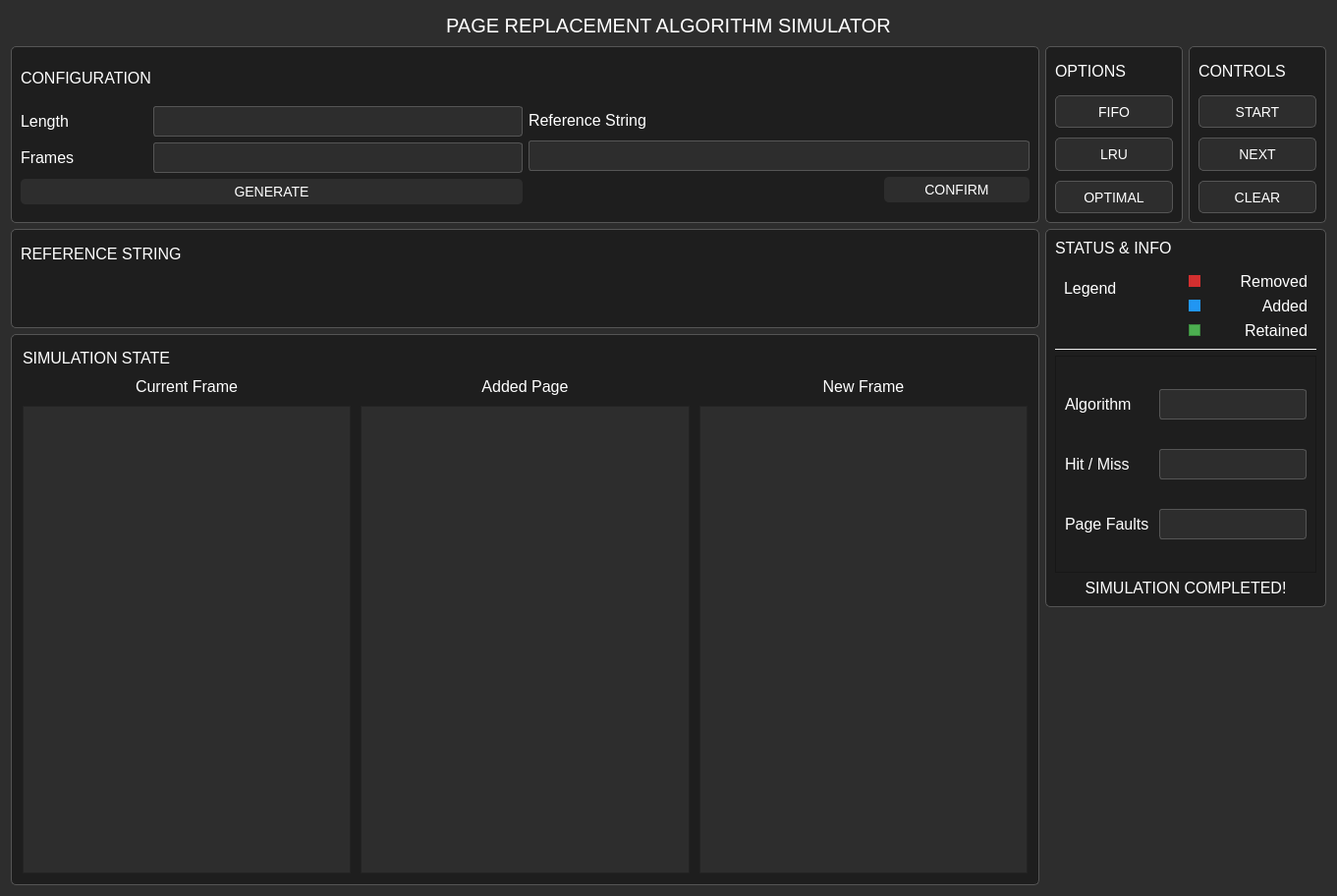
<?xml version="1.0" encoding="UTF-8"?>
<ui version="4.0">
 <class>MainWindow</class>
 <widget class="QDialog" name="MainWindow">
  <property name="geometry">
   <rect>
    <x>0</x>
    <y>0</y>
    <width>1361</width>
    <height>912</height>
   </rect>
  </property>
  <property name="sizePolicy">
   <sizepolicy hsizetype="Expanding" vsizetype="Expanding">
    <horstretch>0</horstretch>
    <verstretch>0</verstretch>
   </sizepolicy>
  </property>
  <property name="minimumSize">
   <size>
    <width>800</width>
    <height>600</height>
   </size>
  </property>
  <property name="windowTitle">
   <string>Page Replacement Simulator</string>
  </property>
  <property name="autoFillBackground">
   <bool>false</bool>
  </property>
  <property name="styleSheet">
   <string notr="true">background-color: #2d2d2d;</string>
  </property>
  <layout class="QGridLayout" name="gridLayout_9">
   <item row="0" column="0" colspan="3">
    <widget class="QLabel" name="label_9">
     <property name="maximumSize">
      <size>
       <width>16777215</width>
       <height>30</height>
      </size>
     </property>
     <property name="styleSheet">
      <string notr="true">color: white;
font-size: 20px;
</string>
     </property>
     <property name="text">
      <string>PAGE REPLACEMENT ALGORITHM SIMULATOR</string>
     </property>
     <property name="alignment">
      <set>Qt::AlignmentFlag::AlignCenter</set>
     </property>
    </widget>
   </item>
   <item row="3" column="0" rowspan="2">
    <widget class="QGroupBox" name="groupBox_3">
     <property name="styleSheet">
      <string notr="true">QGroupBox {
	background-color: #1e1e1e;
	border-radius: 5px;
	border: 1px solid #555;
}</string>
     </property>
     <property name="title">
      <string/>
     </property>
     <layout class="QGridLayout" name="gridLayout_8" rowstretch="0,0,2" columnstretch="0,0,0">
      <property name="spacing">
       <number>10</number>
      </property>
      <item row="1" column="0">
       <widget class="QLabel" name="label_22">
        <property name="styleSheet">
         <string notr="true">QLabel {
		color: white;
		font-size: 16px;
		border: 0;
		background-color: #1e1e1e;
}</string>
        </property>
        <property name="text">
         <string>Current Frame</string>
        </property>
        <property name="alignment">
         <set>Qt::AlignmentFlag::AlignCenter</set>
        </property>
       </widget>
      </item>
      <item row="1" column="1">
       <widget class="QLabel" name="label_23">
        <property name="styleSheet">
         <string notr="true">QLabel {
		color: white;
		font-size: 16px;
		border: 0;
		background-color: #1e1e1e;
}</string>
        </property>
        <property name="text">
         <string>Added Page</string>
        </property>
        <property name="alignment">
         <set>Qt::AlignmentFlag::AlignCenter</set>
        </property>
       </widget>
      </item>
      <item row="1" column="2">
       <widget class="QLabel" name="label_24">
        <property name="styleSheet">
         <string notr="true">QLabel {
		color: white;
		font-size: 16px;
		border: 0;
		background-color: #1e1e1e;
}</string>
        </property>
        <property name="text">
         <string>New Frame</string>
        </property>
        <property name="alignment">
         <set>Qt::AlignmentFlag::AlignCenter</set>
        </property>
       </widget>
      </item>
      <item row="2" column="0">
       <widget class="QFrame" name="Current_Process">
        <property name="minimumSize">
         <size>
          <width>191</width>
          <height>400</height>
         </size>
        </property>
        <property name="frameShape">
         <enum>QFrame::Shape::StyledPanel</enum>
        </property>
        <property name="frameShadow">
         <enum>QFrame::Shadow::Raised</enum>
        </property>
        <layout class="QVBoxLayout" name="verticalLayout_5">
         <item>
          <widget class="QLabel" name="label_4">
           <property name="text">
            <string/>
           </property>
          </widget>
         </item>
        </layout>
       </widget>
      </item>
      <item row="2" column="1">
       <widget class="QFrame" name="Added_Page">
        <property name="minimumSize">
         <size>
          <width>191</width>
          <height>400</height>
         </size>
        </property>
        <property name="frameShape">
         <enum>QFrame::Shape::StyledPanel</enum>
        </property>
        <property name="frameShadow">
         <enum>QFrame::Shadow::Raised</enum>
        </property>
        <layout class="QVBoxLayout" name="verticalLayout_6">
         <item>
          <widget class="QLabel" name="label_5">
           <property name="text">
            <string/>
           </property>
          </widget>
         </item>
        </layout>
       </widget>
      </item>
      <item row="2" column="2">
       <widget class="QFrame" name="New_Process">
        <property name="minimumSize">
         <size>
          <width>191</width>
          <height>400</height>
         </size>
        </property>
        <property name="frameShape">
         <enum>QFrame::Shape::StyledPanel</enum>
        </property>
        <property name="frameShadow">
         <enum>QFrame::Shadow::Raised</enum>
        </property>
        <layout class="QVBoxLayout" name="verticalLayout_7">
         <item>
          <widget class="QLabel" name="label_6">
           <property name="text">
            <string/>
           </property>
          </widget>
         </item>
        </layout>
       </widget>
      </item>
      <item row="0" column="0" colspan="3">
       <widget class="QLabel" name="label_15">
        <property name="styleSheet">
         <string notr="true">color: white;
font-size: 16px;
border: 0;
background-color: #1e1e1e;

</string>
        </property>
        <property name="text">
         <string>SIMULATION STATE</string>
        </property>
        <property name="alignment">
         <set>Qt::AlignmentFlag::AlignLeading|Qt::AlignmentFlag::AlignLeft|Qt::AlignmentFlag::AlignVCenter</set>
        </property>
       </widget>
      </item>
     </layout>
    </widget>
   </item>
   <item row="1" column="0">
    <widget class="QFrame" name="frame_5">
     <property name="maximumSize">
      <size>
       <width>16777215</width>
       <height>180</height>
      </size>
     </property>
     <property name="styleSheet">
      <string notr="true">#frame_5{
background-color: #1e1e1e;
border-radius: 5px;
border: 1px solid #555;
}</string>
     </property>
     <property name="frameShape">
      <enum>QFrame::Shape::StyledPanel</enum>
     </property>
     <property name="frameShadow">
      <enum>QFrame::Shadow::Raised</enum>
     </property>
     <layout class="QGridLayout" name="gridLayout_7">
      <item row="0" column="0">
       <widget class="QLabel" name="label_10">
        <property name="styleSheet">
         <string notr="true">color: white;
font-size: 16px;
border: 0;
background-color: #1e1e1e;
</string>
        </property>
        <property name="text">
         <string>CONFIGURATION</string>
        </property>
        <property name="alignment">
         <set>Qt::AlignmentFlag::AlignLeading|Qt::AlignmentFlag::AlignLeft|Qt::AlignmentFlag::AlignVCenter</set>
        </property>
       </widget>
      </item>
      <item row="1" column="0">
       <layout class="QGridLayout" name="gridLayout_5">
        <property name="horizontalSpacing">
         <number>80</number>
        </property>
        <item row="0" column="0">
         <widget class="QLabel" name="label">
          <property name="styleSheet">
           <string notr="true">QLabel {
		color: white;
		font-size: 16px;
		border: 0;
background-color: #1e1e1e;
}</string>
          </property>
          <property name="text">
           <string>Length</string>
          </property>
         </widget>
        </item>
        <item row="1" column="0">
         <widget class="QLabel" name="label_2">
          <property name="styleSheet">
           <string notr="true">QLabel {
		color: white;
		font-size: 16px;
		border: 0;
background-color: #1e1e1e;
}</string>
          </property>
          <property name="text">
           <string>Frames</string>
          </property>
         </widget>
        </item>
        <item row="1" column="1">
         <widget class="QLineEdit" name="Frame_Line_Edit">
          <property name="autoFillBackground">
           <bool>false</bool>
          </property>
          <property name="styleSheet">
           <string notr="true">QLineEdit {
    background-color: #2d2d2d;
    color: white;
    border: 1px solid #555;
    border-radius: 3px;
    padding: 4px;
	font-size: 16px;
}</string>
          </property>
          <property name="maxLength">
           <number>32773</number>
          </property>
         </widget>
        </item>
        <item row="2" column="0" colspan="2">
         <widget class="QPushButton" name="Generate_Button">
          <property name="styleSheet">
           <string notr="true">QPushButton {
    background-color: #2d2d2d;
    color: white;
    border-radius: 5px;
    padding: 5px 10px;
	font-size: 14px;
}
QPushButton:hover {
    background-color: #121212;
}</string>
          </property>
          <property name="text">
           <string>GENERATE</string>
          </property>
         </widget>
        </item>
        <item row="0" column="1">
         <widget class="QLineEdit" name="Length_Line_Edit">
          <property name="autoFillBackground">
           <bool>false</bool>
          </property>
          <property name="styleSheet">
           <string notr="true">QLineEdit {
    background-color: #2d2d2d;
    color: white;
    border: 1px solid #555;
    border-radius: 3px;
    padding: 4px;
	font-size: 16px;
}</string>
          </property>
         </widget>
        </item>
       </layout>
      </item>
      <item row="1" column="1">
       <layout class="QGridLayout" name="gridLayout_6" columnstretch="1,0">
        <property name="horizontalSpacing">
         <number>80</number>
        </property>
        <item row="0" column="0">
         <widget class="QLabel" name="label_3">
          <property name="styleSheet">
           <string notr="true">QLabel {
		color: white;
		font-size: 16px;
		border: 0;
background-color: #1e1e1e;
}</string>
          </property>
          <property name="text">
           <string>Reference String</string>
          </property>
         </widget>
        </item>
        <item row="1" column="0" colspan="2">
         <widget class="QLineEdit" name="Reference_String_Line_Edit">
          <property name="styleSheet">
           <string notr="true">QLineEdit {
    background-color: #2d2d2d;
    color: white;
    border: 1px solid #555;
    border-radius: 3px;
    padding: 4px;
	font-size: 16px;
}</string>
          </property>
         </widget>
        </item>
        <item row="2" column="1">
         <widget class="QPushButton" name="Confirm_Button">
          <property name="styleSheet">
           <string notr="true">QPushButton {
    background-color: #2d2d2d;
    color: white;
    border-radius: 5px;
    padding: 5px 10px;
	font-size: 14px;
}
QPushButton:hover {
    background-color: #121212;
}</string>
          </property>
          <property name="text">
           <string>CONFIRM</string>
          </property>
         </widget>
        </item>
        <item row="0" column="1">
         <widget class="QLineEdit" name="Length_Line_Edit_2">
          <property name="autoFillBackground">
           <bool>false</bool>
          </property>
          <property name="styleSheet">
           <string notr="true">QLineEdit {
    background-color: #1e1e1e;
    color: white;
    border: 0;
    border-radius: 3px;
    padding: 4px;
	font-size: 16px;
	
}</string>
          </property>
          <property name="readOnly">
           <bool>true</bool>
          </property>
         </widget>
        </item>
       </layout>
      </item>
      <item row="0" column="1">
       <widget class="QLineEdit" name="Length_Line_Edit_3">
        <property name="autoFillBackground">
         <bool>false</bool>
        </property>
        <property name="styleSheet">
         <string notr="true">QLineEdit {
    background-color: #1e1e1e;
    color: white;
    border: 0;
    border-radius: 3px;
    padding: 4px;
	font-size: 16px;
	
}</string>
        </property>
        <property name="readOnly">
         <bool>true</bool>
        </property>
       </widget>
      </item>
     </layout>
    </widget>
   </item>
   <item row="1" column="1">
    <widget class="QFrame" name="frame_6">
     <property name="styleSheet">
      <string notr="true">background-color: #1e1e1e;
border-radius: 5px;
border: 1px solid #555;</string>
     </property>
     <property name="frameShape">
      <enum>QFrame::Shape::StyledPanel</enum>
     </property>
     <property name="frameShadow">
      <enum>QFrame::Shadow::Raised</enum>
     </property>
     <layout class="QVBoxLayout" name="verticalLayout_2">
      <property name="spacing">
       <number>10</number>
      </property>
      <item>
       <widget class="QLabel" name="label_11">
        <property name="maximumSize">
         <size>
          <width>16777215</width>
          <height>30</height>
         </size>
        </property>
        <property name="styleSheet">
         <string notr="true">color: white;
font-size: 16px;
border: 0;
</string>
        </property>
        <property name="text">
         <string>OPTIONS</string>
        </property>
        <property name="alignment">
         <set>Qt::AlignmentFlag::AlignLeading|Qt::AlignmentFlag::AlignLeft|Qt::AlignmentFlag::AlignVCenter</set>
        </property>
       </widget>
      </item>
      <item>
       <widget class="QPushButton" name="FIFO_Button">
        <property name="sizePolicy">
         <sizepolicy hsizetype="Minimum" vsizetype="Minimum">
          <horstretch>0</horstretch>
          <verstretch>0</verstretch>
         </sizepolicy>
        </property>
        <property name="styleSheet">
         <string notr="true">QPushButton {
    background-color: #2d2d2d;
    color: white;
    border-radius: 5px;
    padding: 5px 10px;
	font-size: 14px;
}
QPushButton:hover {
    background-color: #121212;
}</string>
        </property>
        <property name="text">
         <string>FIFO</string>
        </property>
       </widget>
      </item>
      <item>
       <widget class="QPushButton" name="LRU_Button">
        <property name="sizePolicy">
         <sizepolicy hsizetype="Minimum" vsizetype="Minimum">
          <horstretch>0</horstretch>
          <verstretch>0</verstretch>
         </sizepolicy>
        </property>
        <property name="styleSheet">
         <string notr="true">QPushButton {
    background-color: #2d2d2d;
    color: white;
    border-radius: 5px;
    padding: 5px 10px;
	font-size: 14px;
}
QPushButton:hover {
    background-color: #121212;
}</string>
        </property>
        <property name="text">
         <string>LRU</string>
        </property>
       </widget>
      </item>
      <item>
       <widget class="QPushButton" name="Optimal_Button">
        <property name="sizePolicy">
         <sizepolicy hsizetype="Minimum" vsizetype="Minimum">
          <horstretch>0</horstretch>
          <verstretch>0</verstretch>
         </sizepolicy>
        </property>
        <property name="styleSheet">
         <string notr="true">QPushButton {
    background-color: #2d2d2d;
    color: white;
    border-radius: 5px;
    padding: 5px 10px;
	font-size: 14px;
}
QPushButton:hover {
    background-color: #121212;
}</string>
        </property>
        <property name="text">
         <string>OPTIMAL</string>
        </property>
       </widget>
      </item>
     </layout>
    </widget>
   </item>
   <item row="1" column="2">
    <widget class="QFrame" name="frame_7">
     <property name="styleSheet">
      <string notr="true">background-color: #1e1e1e;
border-radius: 5px;
border: 1px solid #555;</string>
     </property>
     <property name="frameShape">
      <enum>QFrame::Shape::StyledPanel</enum>
     </property>
     <property name="frameShadow">
      <enum>QFrame::Shadow::Raised</enum>
     </property>
     <layout class="QVBoxLayout" name="verticalLayout">
      <property name="spacing">
       <number>10</number>
      </property>
      <item>
       <widget class="QLabel" name="label_12">
        <property name="maximumSize">
         <size>
          <width>16777215</width>
          <height>30</height>
         </size>
        </property>
        <property name="styleSheet">
         <string notr="true">color: white;
font-size: 16px;
border: 0;
</string>
        </property>
        <property name="text">
         <string>CONTROLS</string>
        </property>
        <property name="alignment">
         <set>Qt::AlignmentFlag::AlignLeading|Qt::AlignmentFlag::AlignLeft|Qt::AlignmentFlag::AlignVCenter</set>
        </property>
       </widget>
      </item>
      <item>
       <widget class="QPushButton" name="Start_Button">
        <property name="sizePolicy">
         <sizepolicy hsizetype="Minimum" vsizetype="Minimum">
          <horstretch>0</horstretch>
          <verstretch>0</verstretch>
         </sizepolicy>
        </property>
        <property name="styleSheet">
         <string notr="true">QPushButton {
    background-color: #2d2d2d;
    color: white;
    border-radius: 5px;
    padding: 5px 10px;
	font-size: 14px;
}
QPushButton:hover {
    background-color: #121212;
}</string>
        </property>
        <property name="text">
         <string>START</string>
        </property>
       </widget>
      </item>
      <item>
       <widget class="QPushButton" name="Next_Button">
        <property name="sizePolicy">
         <sizepolicy hsizetype="Minimum" vsizetype="Minimum">
          <horstretch>0</horstretch>
          <verstretch>0</verstretch>
         </sizepolicy>
        </property>
        <property name="styleSheet">
         <string notr="true">QPushButton {
    background-color: #2d2d2d;
    color: white;
    border-radius: 5px;
    padding: 5px 10px;
	font-size: 14px;
}
QPushButton:hover {
    background-color: #121212;
}</string>
        </property>
        <property name="text">
         <string>NEXT</string>
        </property>
       </widget>
      </item>
      <item>
       <widget class="QPushButton" name="Clear_Button">
        <property name="sizePolicy">
         <sizepolicy hsizetype="Minimum" vsizetype="Minimum">
          <horstretch>0</horstretch>
          <verstretch>0</verstretch>
         </sizepolicy>
        </property>
        <property name="styleSheet">
         <string notr="true">QPushButton {
    background-color: #2d2d2d;
    color: white;
    border-radius: 5px;
    padding: 5px 10px;
	font-size: 14px;
}
QPushButton:hover {
    background-color: #121212;
}</string>
        </property>
        <property name="text">
         <string>CLEAR</string>
        </property>
       </widget>
      </item>
     </layout>
    </widget>
   </item>
   <item row="2" column="0">
    <widget class="QFrame" name="frame">
     <property name="maximumSize">
      <size>
       <width>16777215</width>
       <height>101</height>
      </size>
     </property>
     <property name="styleSheet">
      <string notr="true">background-color: #1e1e1e;
border-radius: 5px;
border: 1px solid #555;</string>
     </property>
     <property name="frameShape">
      <enum>QFrame::Shape::StyledPanel</enum>
     </property>
     <property name="frameShadow">
      <enum>QFrame::Shadow::Raised</enum>
     </property>
     <layout class="QVBoxLayout" name="verticalLayout_3">
      <property name="spacing">
       <number>10</number>
      </property>
      <item>
       <widget class="QLabel" name="label_13">
        <property name="maximumSize">
         <size>
          <width>16777215</width>
          <height>30</height>
         </size>
        </property>
        <property name="styleSheet">
         <string notr="true">color: white;
font-size: 16px;
border: 0;
</string>
        </property>
        <property name="text">
         <string>REFERENCE STRING</string>
        </property>
        <property name="alignment">
         <set>Qt::AlignmentFlag::AlignLeading|Qt::AlignmentFlag::AlignLeft|Qt::AlignmentFlag::AlignVCenter</set>
        </property>
       </widget>
      </item>
      <item>
       <widget class="QFrame" name="Page_Sequence_Container">
        <property name="styleSheet">
         <string notr="true">border: 0;</string>
        </property>
        <property name="frameShape">
         <enum>QFrame::Shape::StyledPanel</enum>
        </property>
        <property name="frameShadow">
         <enum>QFrame::Shadow::Raised</enum>
        </property>
       </widget>
      </item>
     </layout>
    </widget>
   </item>
   <item row="2" column="1" rowspan="2" colspan="2">
    <widget class="QFrame" name="frame_2">
     <property name="styleSheet">
      <string notr="true">#frame_2 {
	background-color: #1e1e1e;
	border-radius: 5px;
	border: 1px solid #555;
}</string>
     </property>
     <property name="frameShape">
      <enum>QFrame::Shape::StyledPanel</enum>
     </property>
     <property name="frameShadow">
      <enum>QFrame::Shadow::Raised</enum>
     </property>
     <layout class="QVBoxLayout" name="verticalLayout_9" stretch="0,0,1,0">
      <item>
       <widget class="QLabel" name="label_14">
        <property name="maximumSize">
         <size>
          <width>16777215</width>
          <height>20</height>
         </size>
        </property>
        <property name="styleSheet">
         <string notr="true">#label_14{
color: white;
font-size: 16px;
border: 0;
background-color: #1e1e1e
}</string>
        </property>
        <property name="text">
         <string>STATUS &amp; INFO</string>
        </property>
        <property name="alignment">
         <set>Qt::AlignmentFlag::AlignLeading|Qt::AlignmentFlag::AlignLeft|Qt::AlignmentFlag::AlignVCenter</set>
        </property>
       </widget>
      </item>
      <item>
       <widget class="QFrame" name="frame_13">
        <property name="styleSheet">
         <string notr="true">#frame_13{
border: 0;
border-bottom: 1px solid #eee;
border-radius: 0;
background-color: #1e1e1e;
}</string>
        </property>
        <property name="frameShape">
         <enum>QFrame::Shape::StyledPanel</enum>
        </property>
        <property name="frameShadow">
         <enum>QFrame::Shadow::Raised</enum>
        </property>
        <layout class="QHBoxLayout" name="horizontalLayout_4">
         <item>
          <widget class="QLabel" name="label_19">
           <property name="styleSheet">
            <string notr="true">QLabel {
		color: white;
		font-size: 16px;
		border: 0;
		padding-top: 7px;
		background-color: #1e1e1e
}</string>
           </property>
           <property name="text">
            <string>Legend</string>
           </property>
           <property name="alignment">
            <set>Qt::AlignmentFlag::AlignLeading|Qt::AlignmentFlag::AlignLeft|Qt::AlignmentFlag::AlignTop</set>
           </property>
           <property name="indent">
            <number>0</number>
           </property>
          </widget>
         </item>
         <item>
          <layout class="QVBoxLayout" name="verticalLayout_8">
           <item>
            <layout class="QGridLayout" name="gridLayout">
             <item row="0" column="0">
              <widget class="QFrame" name="frame_3">
               <property name="minimumSize">
                <size>
                 <width>12</width>
                 <height>12</height>
                </size>
               </property>
               <property name="maximumSize">
                <size>
                 <width>12</width>
                 <height>12</height>
                </size>
               </property>
               <property name="styleSheet">
                <string notr="true">background-color: #D32F2F;
border: 0;</string>
               </property>
               <property name="frameShape">
                <enum>QFrame::Shape::StyledPanel</enum>
               </property>
               <property name="frameShadow">
                <enum>QFrame::Shadow::Raised</enum>
               </property>
              </widget>
             </item>
             <item row="0" column="1">
              <widget class="QLabel" name="label_16">
               <property name="styleSheet">
                <string notr="true">QLabel {
		color: white;
		font-size: 16px;
		border: 0;
		background-color: #1e1e1e;
}</string>
               </property>
               <property name="text">
                <string>Removed</string>
               </property>
               <property name="alignment">
                <set>Qt::AlignmentFlag::AlignRight|Qt::AlignmentFlag::AlignTrailing|Qt::AlignmentFlag::AlignVCenter</set>
               </property>
              </widget>
             </item>
            </layout>
           </item>
           <item>
            <layout class="QGridLayout" name="gridLayout_2">
             <item row="0" column="0">
              <widget class="QFrame" name="frame_9">
               <property name="minimumSize">
                <size>
                 <width>12</width>
                 <height>12</height>
                </size>
               </property>
               <property name="maximumSize">
                <size>
                 <width>12</width>
                 <height>12</height>
                </size>
               </property>
               <property name="styleSheet">
                <string notr="true">background-color: #2196F3;
border: 0;</string>
               </property>
               <property name="frameShape">
                <enum>QFrame::Shape::StyledPanel</enum>
               </property>
               <property name="frameShadow">
                <enum>QFrame::Shadow::Raised</enum>
               </property>
              </widget>
             </item>
             <item row="0" column="1">
              <widget class="QLabel" name="label_17">
               <property name="styleSheet">
                <string notr="true">QLabel {
		color: white;
		font-size: 16px;
		border: 0;
		background-color: #1e1e1e;
}</string>
               </property>
               <property name="text">
                <string>Added</string>
               </property>
               <property name="alignment">
                <set>Qt::AlignmentFlag::AlignRight|Qt::AlignmentFlag::AlignTrailing|Qt::AlignmentFlag::AlignVCenter</set>
               </property>
              </widget>
             </item>
            </layout>
           </item>
           <item>
            <layout class="QGridLayout" name="gridLayout_3">
             <item row="0" column="0">
              <widget class="QFrame" name="frame_11">
               <property name="minimumSize">
                <size>
                 <width>12</width>
                 <height>12</height>
                </size>
               </property>
               <property name="maximumSize">
                <size>
                 <width>12</width>
                 <height>12</height>
                </size>
               </property>
               <property name="styleSheet">
                <string notr="true">background-color: #4CAF50;</string>
               </property>
               <property name="frameShape">
                <enum>QFrame::Shape::StyledPanel</enum>
               </property>
               <property name="frameShadow">
                <enum>QFrame::Shadow::Raised</enum>
               </property>
              </widget>
             </item>
             <item row="0" column="1">
              <widget class="QLabel" name="label_18">
               <property name="styleSheet">
                <string notr="true">QLabel {
		color: white;
		font-size: 16px;
		border: 0;
		background-color: #1e1e1e;
}</string>
               </property>
               <property name="text">
                <string>Retained</string>
               </property>
               <property name="alignment">
                <set>Qt::AlignmentFlag::AlignRight|Qt::AlignmentFlag::AlignTrailing|Qt::AlignmentFlag::AlignVCenter</set>
               </property>
              </widget>
             </item>
            </layout>
           </item>
          </layout>
         </item>
        </layout>
       </widget>
      </item>
      <item>
       <widget class="QFrame" name="frame_4">
        <property name="styleSheet">
         <string notr="true">#frame_4{
background-color: #1e1e1e;
}</string>
        </property>
        <property name="frameShape">
         <enum>QFrame::Shape::StyledPanel</enum>
        </property>
        <property name="frameShadow">
         <enum>QFrame::Shadow::Raised</enum>
        </property>
        <layout class="QGridLayout" name="gridLayout_4" columnstretch="0,0">
         <property name="horizontalSpacing">
          <number>10</number>
         </property>
         <item row="0" column="0">
          <widget class="QLabel" name="label_25">
           <property name="styleSheet">
            <string notr="true">QLabel {
		color: white;
		font-size: 16px;
		border: 0;
background-color: #1e1e1e;
}</string>
           </property>
           <property name="text">
            <string>Algorithm</string>
           </property>
           <property name="alignment">
            <set>Qt::AlignmentFlag::AlignLeading|Qt::AlignmentFlag::AlignLeft|Qt::AlignmentFlag::AlignVCenter</set>
           </property>
          </widget>
         </item>
         <item row="0" column="1">
          <widget class="QLineEdit" name="Algorithm_Line_Edit">
           <property name="styleSheet">
            <string notr="true">QLineEdit {
    background-color: #2d2d2d;
    color: white;
    border: 1px solid #555;
    border-radius: 3px;
    padding: 4px;
	font-size: 16px;
}</string>
           </property>
           <property name="alignment">
            <set>Qt::AlignmentFlag::AlignCenter</set>
           </property>
           <property name="readOnly">
            <bool>true</bool>
           </property>
          </widget>
         </item>
         <item row="1" column="0">
          <widget class="QLabel" name="label_20">
           <property name="styleSheet">
            <string notr="true">QLabel {
		color: white;
		font-size: 16px;
		border: 0;
background-color: #1e1e1e;
}</string>
           </property>
           <property name="text">
            <string>Hit / Miss</string>
           </property>
           <property name="alignment">
            <set>Qt::AlignmentFlag::AlignLeading|Qt::AlignmentFlag::AlignLeft|Qt::AlignmentFlag::AlignVCenter</set>
           </property>
          </widget>
         </item>
         <item row="1" column="1">
          <widget class="QLineEdit" name="Hit_Miss_Line_Edit">
           <property name="styleSheet">
            <string notr="true">QLineEdit {
    background-color: #2d2d2d;
    color: white;
    border: 1px solid #555;
    border-radius: 3px;
    padding: 4px;
	font-size: 16px;
}</string>
           </property>
           <property name="alignment">
            <set>Qt::AlignmentFlag::AlignCenter</set>
           </property>
           <property name="readOnly">
            <bool>false</bool>
           </property>
          </widget>
         </item>
         <item row="2" column="0">
          <widget class="QLabel" name="label_21">
           <property name="styleSheet">
            <string notr="true">QLabel {
		color: white;
		font-size: 16px;
		border: 0;
background-color: #1e1e1e;
}</string>
           </property>
           <property name="text">
            <string>Page Faults</string>
           </property>
           <property name="alignment">
            <set>Qt::AlignmentFlag::AlignLeading|Qt::AlignmentFlag::AlignLeft|Qt::AlignmentFlag::AlignVCenter</set>
           </property>
          </widget>
         </item>
         <item row="2" column="1">
          <widget class="QLineEdit" name="Page_Faults_Line_Edit">
           <property name="styleSheet">
            <string notr="true">QLineEdit {
    background-color: #2d2d2d;
    color: white;
    border: 1px solid #555;
    border-radius: 3px;
    padding: 4px;
	font-size: 16px;
}</string>
           </property>
           <property name="alignment">
            <set>Qt::AlignmentFlag::AlignCenter</set>
           </property>
          </widget>
         </item>
        </layout>
       </widget>
      </item>
      <item>
       <widget class="QLabel" name="Completion_Label">
        <property name="enabled">
         <bool>true</bool>
        </property>
        <property name="styleSheet">
         <string notr="true">QLabel {
		color: white;
		font-size: 16px;
		border: 0;
background-color: #1e1e1e;
}</string>
        </property>
        <property name="text">
         <string>SIMULATION COMPLETED!</string>
        </property>
        <property name="alignment">
         <set>Qt::AlignmentFlag::AlignCenter</set>
        </property>
       </widget>
      </item>
     </layout>
    </widget>
   </item>
  </layout>
 </widget>
 <resources/>
 <connections/>
</ui>
